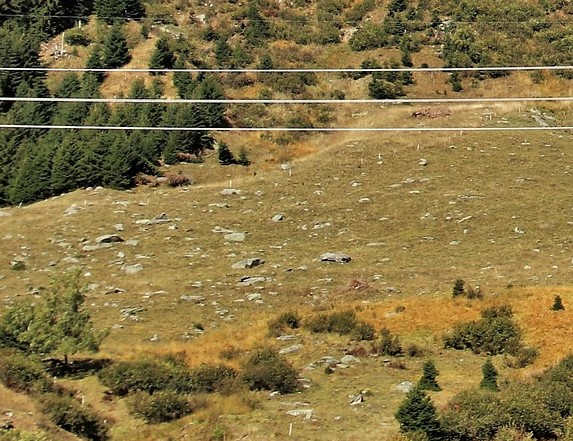
#> input picture images/08.jpg, 573 x 441 px
$ python canny.py
#> lines starting #> are read from the running program, lines starting #| are printed output that depends on the picture; after the words box and inside, x2 and y2 are one past the last pixel; in counts of white or black regions, pixels touching at a corner belong together
"""
cv2.Canny(image,            # 输入原图（必须为单通道图）
          threshold1,
          threshold2,       # 较大的阈值2用于检测图像中明显的边缘
          [, edges[,
          apertureSize[,    # apertureSize：Sobel算子的大小
          L2gradient ]]])   # 参数(布尔值)：
                              true： 使用更精确的L2范数进行计算（即两个方向的倒数的平方和再开放），
                              false：使用L1范数（直接将两个方向导数的绝对值相加）。
"""

import cv2
import numpy as np

original_img = cv2.imread("./images/08.jpg", 0)
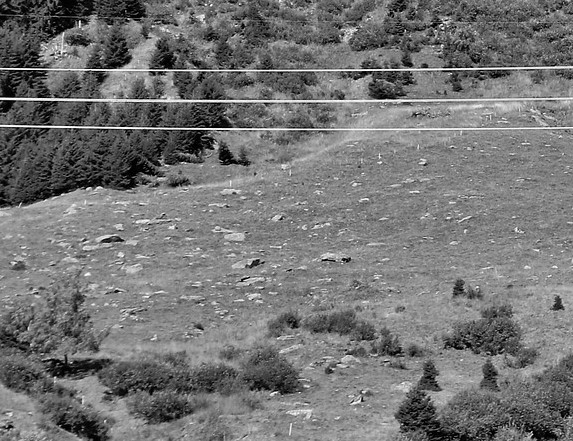
#> original_img: shape (441, 573); min 0, max 255, mean 116.1

# canny(): 边缘检测
# img1 = cv2.GaussianBlur(original_img, (3, 3), 0)
canny = cv2.Canny(original_img, 100, 150)
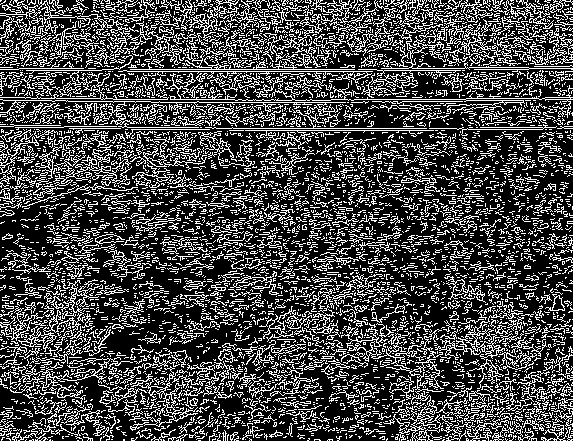
#> canny: shape (441, 573); 28.2% white in thin lines or dots

# 形态学：边缘检测
_, Thr_img = cv2.threshold(original_img, 210, 255, cv2.THRESH_BINARY)  # 设定红色通道阈值210（阈值影响梯度运算效果）
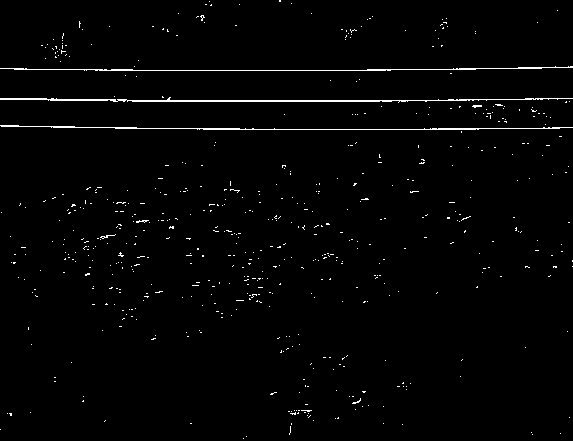
#> Thr_img: shape (441, 573); 1.5% white in thin lines or dots
kernel = cv2.getStructuringElement(cv2.MORPH_RECT, (5, 5))  # 定义矩形结构元素
# gradient = cv2.morphologyEx(Thr_img, cv2.MORPH_GRADIENT, kernel)  # 梯度

cv2.imshow("original_img", original_img)
# cv2.imshow("gradient", gradient)
cv2.imshow('Canny', canny)
cv2.imwrite('./canny_origin/canny08.jpg',canny)

cv2.waitKey(0)
cv2.destroyAllWindows()

$ run again, with images/01.jpg copied over images/08.jpg
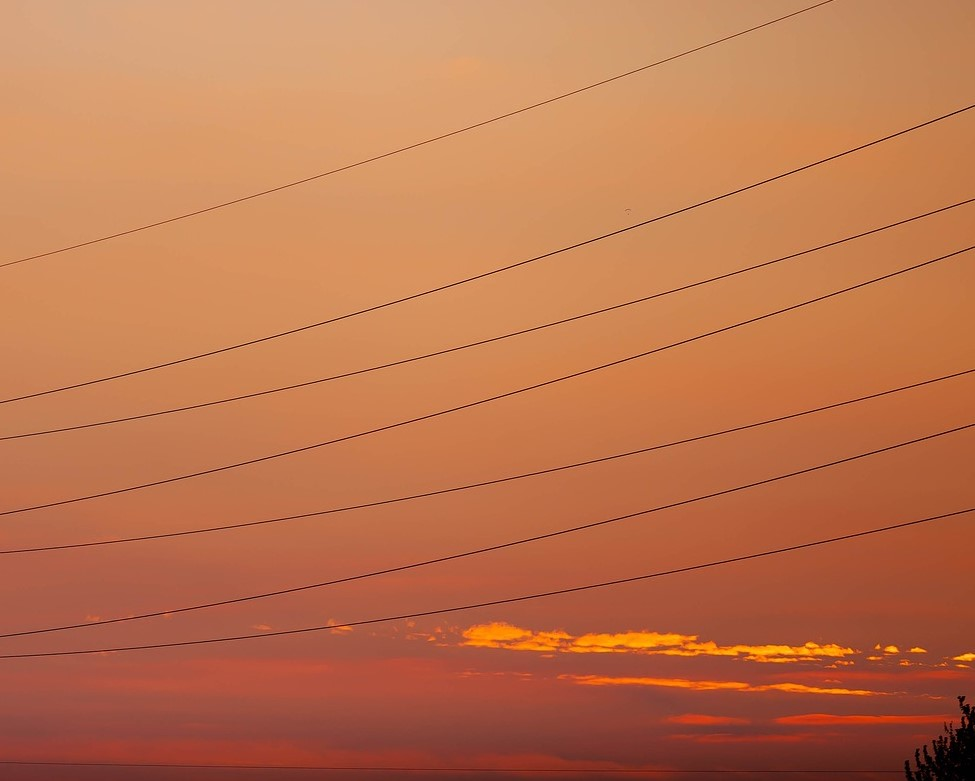
#> input picture images/01.jpg, 975 x 781 px
#> `original_img = cv2.imread("./images/08.jpg", 0)`:
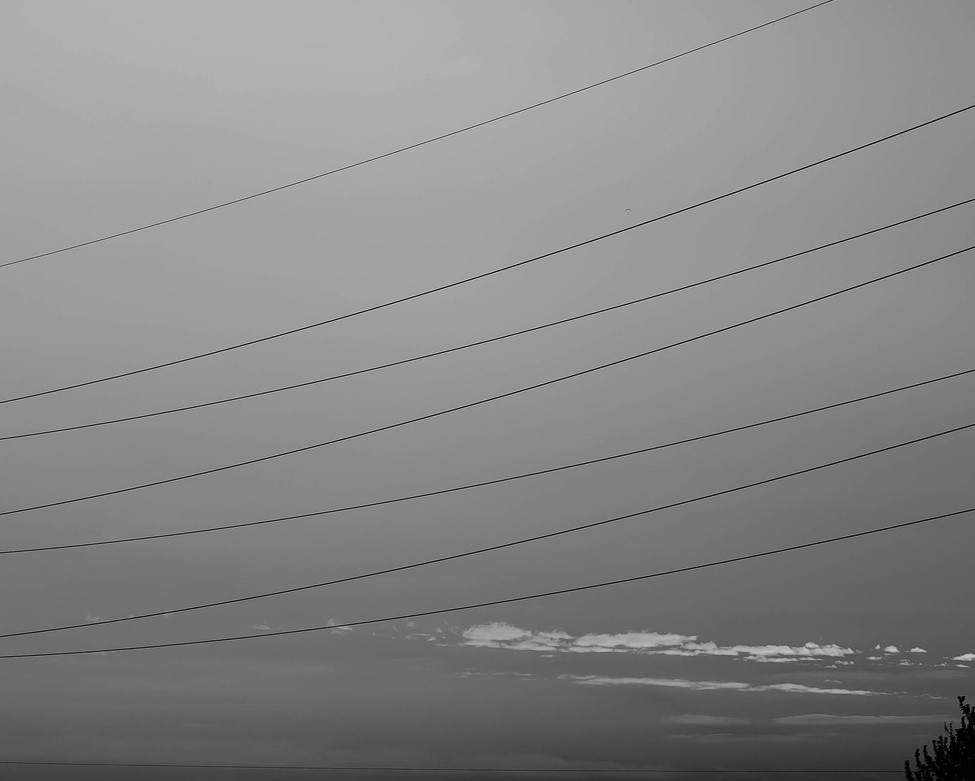
#> original_img: shape (781, 975); min 0, max 204, mean 133.7
#> `canny = cv2.Canny(original_img, 100, 150)`:
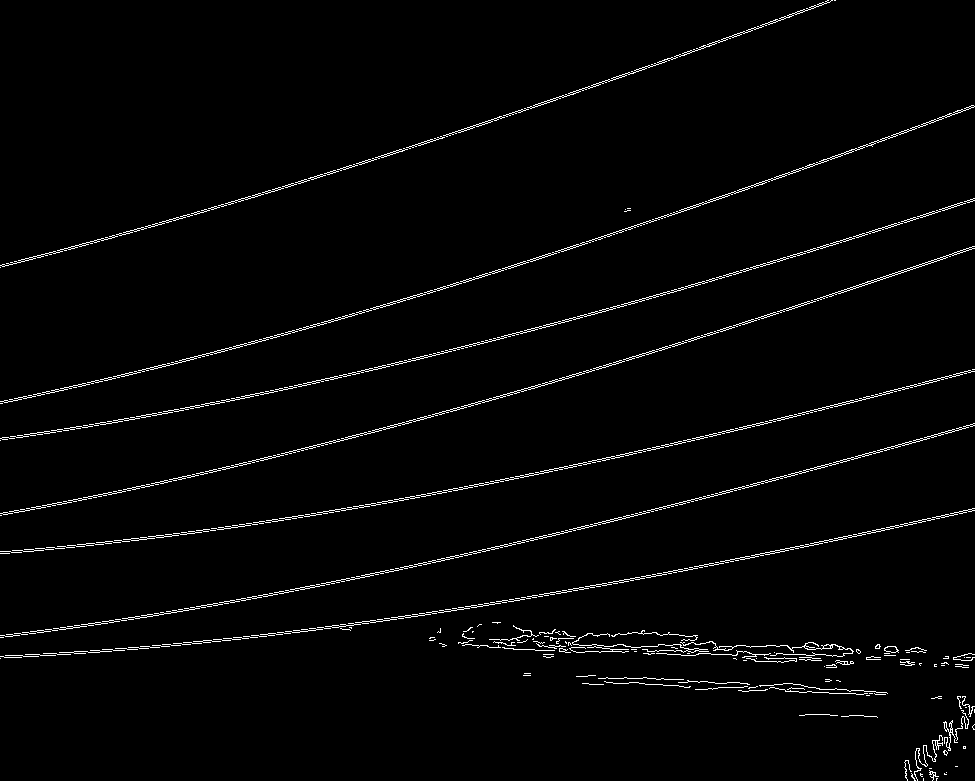
#> canny: shape (781, 975); 2.1% white in thin lines or dots
#> Thr_img: shape (781, 975); every value is 0

$ run again, with images/02.jpg copied over images/08.jpg
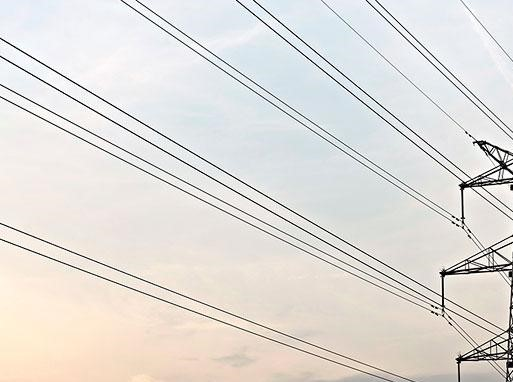
#> input picture images/02.jpg, 513 x 382 px
#> `canny = cv2.Canny(original_img, 100, 150)`:
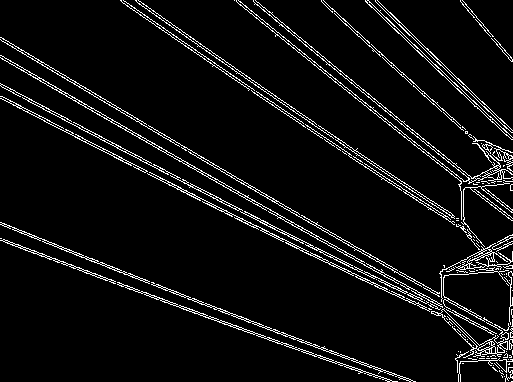
#> canny: shape (382, 513); 6% white in thin lines or dots
#> `_, Thr_img = cv2.threshold(original_img, 210, 255, cv2.THRESH_BINARY)`:
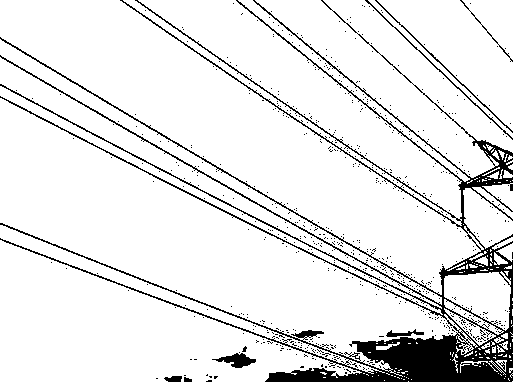
#> Thr_img: shape (382, 513); 90.2% white; 681 black regions (673 under 20 px), largest, box (x1, y1, x2, y2) and area: (0, 0, 513, 382) 16853, (212, 353, 256, 368) 322, (365, 0, 513, 140) 295

$ run again, with images/03.jpg copied over images/08.jpg
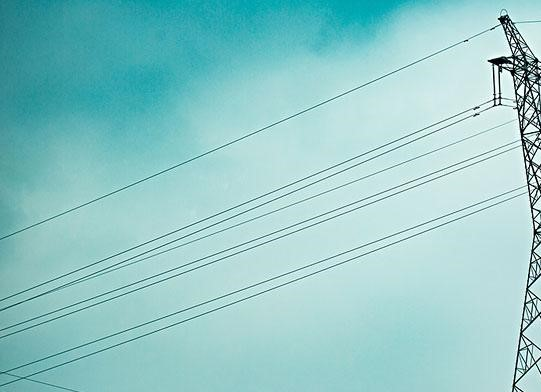
#> input picture images/03.jpg, 541 x 392 px
#> `canny = cv2.Canny(original_img, 100, 150)`:
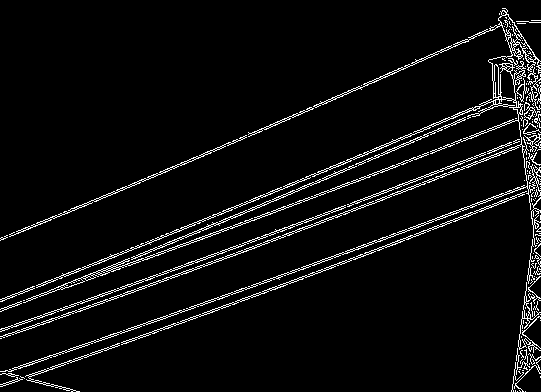
#> canny: shape (392, 541); 5.2% white in thin lines or dots
#> `_, Thr_img = cv2.threshold(original_img, 210, 255, cv2.THRESH_BINARY)`:
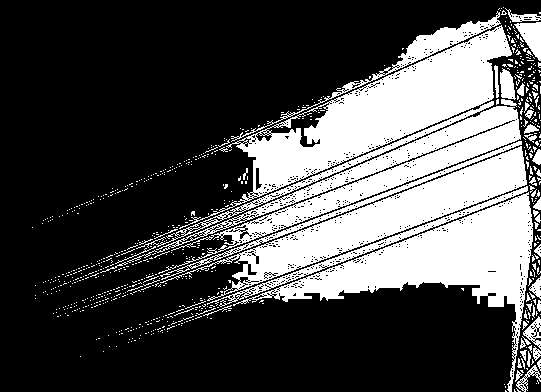
#> Thr_img: shape (392, 541); 29.7% white; 779 white regions (728 under 20 px), largest, box (x1, y1, x2, y2) and area: (179, 25, 512, 229) 15783, (233, 192, 533, 392) 13673, (160, 146, 527, 301) 10884
